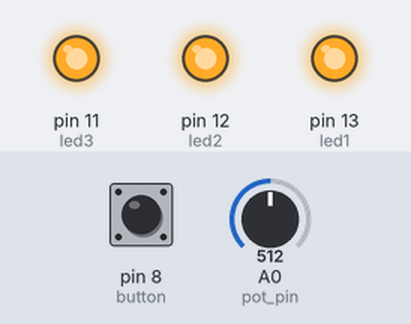
This program was run on a simulated Arduino Uno, built with avr-gcc and run on an emulated ATmega328P. Shown: output pins drawn as LEDs (lit = HIGH). Dashed ring = blinking. Inputs (shaded band) come from the test bench; at power-on: pin 8 (button) HIGH, A0 (pot_pin) = 512.

Above: at 1.2 s.
1.3 s: pin 8 (button) pulled LOW for 0.15 s
At 2.9 s:
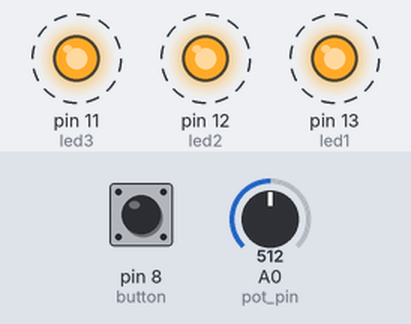
4.4 s: A0 (pot_pin) set to 0
At 5.7 s:
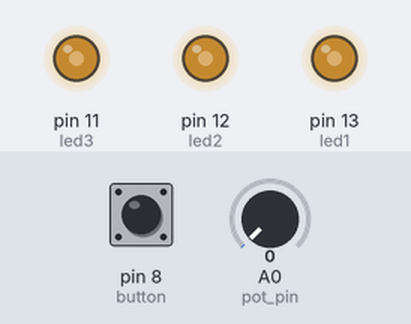
7.4 s: A0 (pot_pin) set to 11
10.4 s: A0 (pot_pin) set to 14
At 12.77 s:
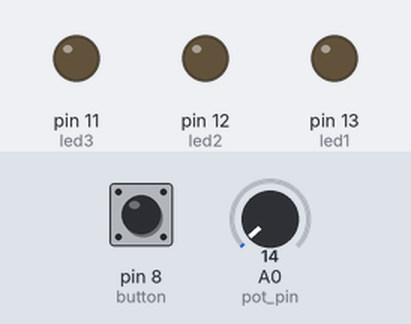
13.4 s: pin 8 (button) pulled LOW for 1 s
At 14.6 s:
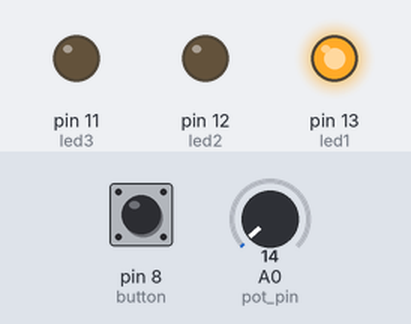
16.4 s: pin 8 (button) pulled LOW for 3.2 s
Timing chart, 0 to 21.2 s (numbered marks = the images above; inputs shaded):
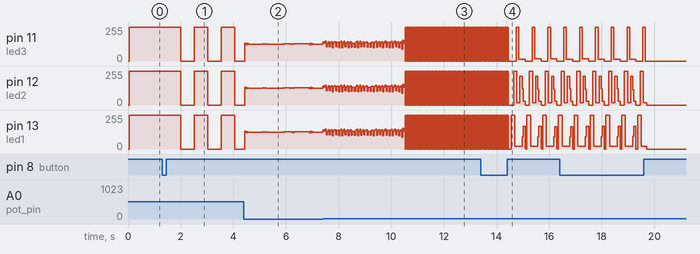

The program:

main.cpp
```cpp
#include <Arduino.h>

unsigned long time_init;
unsigned long blink_init;
unsigned long blink_now;
int mode;
int led1;
int led2;
int led3;
int button;
int button_state;
int last_button;
int wait_bouncing;
int button_now;
int prev_mode;
int pot_pin;
float blink_rate;

void setup() {
  led1 = 13;
  led2 = 12;
  led3 = 11;
  button = 8;
  pot_pin = 0;

  pinMode(led1,OUTPUT);
  pinMode(led2, OUTPUT);
  pinMode(led3, OUTPUT);
  pinMode(button, INPUT);
  pinMode(pot_pin, INPUT);


  mode = 0;

  Serial.begin(9600);

  wait_bouncing = 60;

button_state = LOW;
last_button = HIGH;

time_init = 0;
}

void all_off(){
  digitalWrite(led1,LOW);
  digitalWrite(led2,LOW);
  digitalWrite(led3,LOW);
}

void all_on(){
  digitalWrite(led1,HIGH);
  digitalWrite(led2,HIGH);
  digitalWrite(led3,HIGH);
}

void loop() {
  button_state = digitalRead(button);
  prev_mode = mode;

  if (button_state != last_button){
    time_init = millis();
  }

  if (millis() - time_init > 50){
    if (digitalRead(button) != button_now){
      button_now = digitalRead(button);

      if (button_state == HIGH){
        mode++;
      }
    }
  }
  last_button = button_state;
  switch(mode%4){
    case 0:
      all_off();
      break;
    case 1:
      all_on();
      break;
    case 2:
      if (prev_mode%4 != 2){
        blink_init = millis();
      }
      blink_now = millis();
      blink_rate = analogRead(pot_pin);
      if ((blink_now - blink_init) > blink_rate){
        digitalWrite(led1, !digitalRead(led1));
        digitalWrite(led2, !digitalRead(led2));
        digitalWrite(led3, !digitalRead(led3));
        blink_init = millis();
      }
      break;
    case 3:
      if (prev_mode%4 != 3){
        blink_init = millis();
        digitalWrite(led1,LOW);
        digitalWrite(led2,LOW);
        digitalWrite(led3,LOW);
      }
      blink_now = millis();
      if ((blink_now - blink_init) > 100){
        digitalWrite(led1, HIGH);
      }
      if ((blink_now - blink_init) > 200){
        digitalWrite(led1,LOW);
        digitalWrite(led2,HIGH);
      }
      if ((blink_now - blink_init) > 300){
        digitalWrite(led2,LOW);
        digitalWrite(led3,HIGH);
      }
      if ((blink_now - blink_init) > 400){
        digitalWrite(led3, LOW);
        digitalWrite(led2,HIGH);
      }
      if ((blink_now - blink_init) > 500){
        digitalWrite(led2, LOW);
        digitalWrite(led1,HIGH);
      }
      if ((blink_now - blink_init) > 600){
        digitalWrite(led1, LOW);
        blink_init = millis();
      }
      break;
  }
}
```

Measured:
- the behaviour switches between 12 and 13 on A0 (pot_pin) (found by bisection; images 2 and 3)
- after the input at 1.3 s, pin 11 (led3), pin 12 (led2), pin 13 (led1): alternates 255/255 for 0.51 s and 0/255 for 0.51 s, starting after 0.71 s
